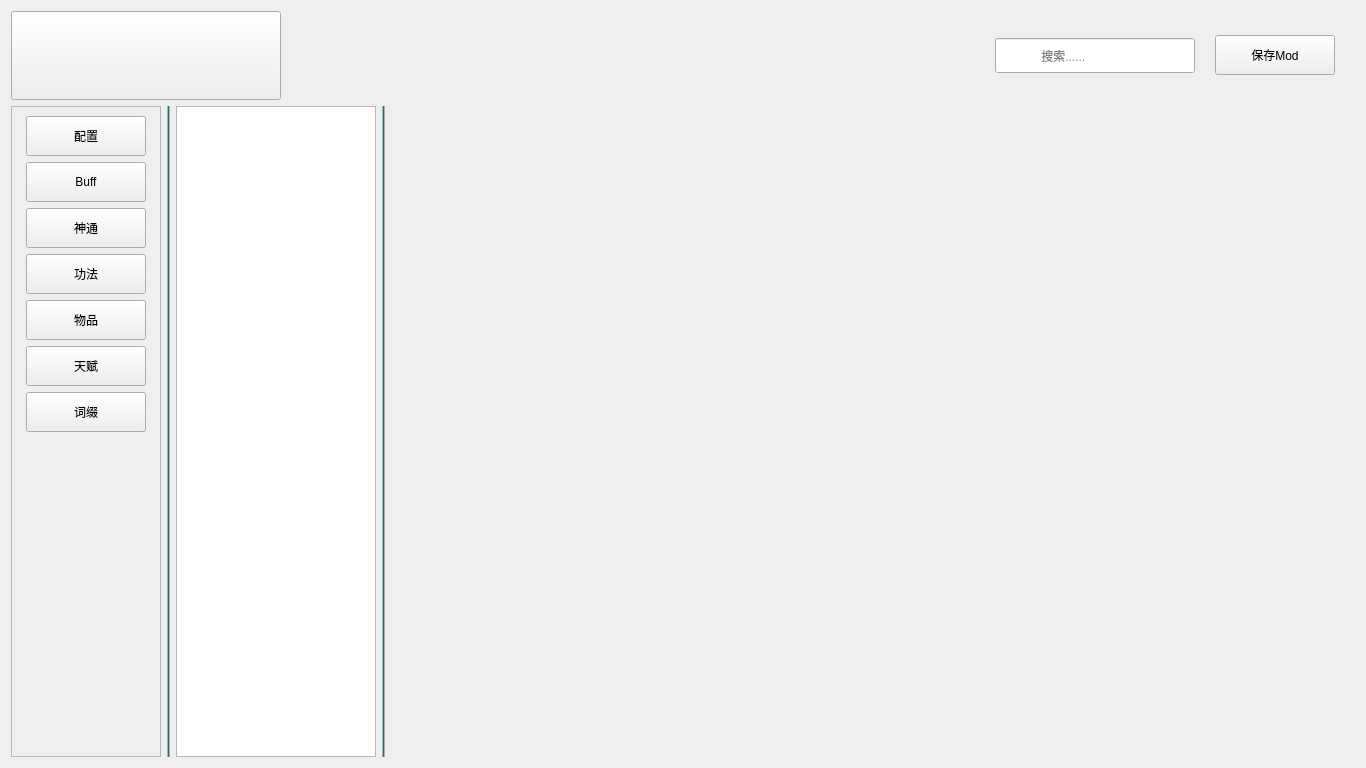
<?xml version="1.0" encoding="UTF-8"?>
<ui version="4.0">
 <class>MakerMainWin</class>
 <widget class="QWidget" name="MakerMainWin">
  <property name="geometry">
   <rect>
    <x>0</x>
    <y>0</y>
    <width>1366</width>
    <height>768</height>
   </rect>
  </property>
  <property name="minimumSize">
   <size>
    <width>1366</width>
    <height>768</height>
   </size>
  </property>
  <property name="maximumSize">
   <size>
    <width>1366</width>
    <height>768</height>
   </size>
  </property>
  <property name="windowTitle">
   <string>Form</string>
  </property>
  <layout class="QGridLayout" name="gridLayout">
   <item row="0" column="0" colspan="5">
    <layout class="QHBoxLayout" name="horizontalLayout">
     <property name="spacing">
      <number>20</number>
     </property>
     <property name="rightMargin">
      <number>20</number>
     </property>
     <item>
      <widget class="QPushButton" name="m_pBtnBack">
       <property name="minimumSize">
        <size>
         <width>270</width>
         <height>89</height>
        </size>
       </property>
       <property name="maximumSize">
        <size>
         <width>270</width>
         <height>89</height>
        </size>
       </property>
       <property name="styleSheet">
        <string notr="true"/>
       </property>
       <property name="text">
        <string/>
       </property>
       <property name="ButtonColor" stdset="0">
        <string>Back</string>
       </property>
      </widget>
     </item>
     <item>
      <widget class="QLabel" name="m_pLabInfo">
       <property name="minimumSize">
        <size>
         <width>500</width>
         <height>35</height>
        </size>
       </property>
       <property name="maximumSize">
        <size>
         <width>500</width>
         <height>35</height>
        </size>
       </property>
       <property name="text">
        <string/>
       </property>
      </widget>
     </item>
     <item>
      <spacer name="horizontalSpacer">
       <property name="orientation">
        <enum>Qt::Horizontal</enum>
       </property>
       <property name="sizeHint" stdset="0">
        <size>
         <width>40</width>
         <height>20</height>
        </size>
       </property>
      </spacer>
     </item>
     <item>
      <widget class="QLineEdit" name="m_pLEdtSearch">
       <property name="minimumSize">
        <size>
         <width>200</width>
         <height>35</height>
        </size>
       </property>
       <property name="maximumSize">
        <size>
         <width>200</width>
         <height>35</height>
        </size>
       </property>
       <property name="placeholderText">
        <string>             搜索......</string>
       </property>
       <property name="LineEditType" stdset="0">
        <string>Search</string>
       </property>
      </widget>
     </item>
     <item>
      <widget class="QPushButton" name="m_pBtnSaveMod">
       <property name="minimumSize">
        <size>
         <width>120</width>
         <height>40</height>
        </size>
       </property>
       <property name="maximumSize">
        <size>
         <width>120</width>
         <height>40</height>
        </size>
       </property>
       <property name="text">
        <string>保存Mod</string>
       </property>
       <property name="ButtonColor" stdset="0">
        <string>blue</string>
       </property>
      </widget>
     </item>
    </layout>
   </item>
   <item row="1" column="0">
    <widget class="QScrollArea" name="scrollArea">
     <property name="minimumSize">
      <size>
       <width>150</width>
       <height>0</height>
      </size>
     </property>
     <property name="maximumSize">
      <size>
       <width>150</width>
       <height>16777215</height>
      </size>
     </property>
     <property name="widgetResizable">
      <bool>true</bool>
     </property>
     <property name="ButtonColor" stdset="0">
      <string>Back</string>
     </property>
     <widget class="QWidget" name="scrollAreaWidgetContents">
      <property name="geometry">
       <rect>
        <x>0</x>
        <y>0</y>
        <width>148</width>
        <height>651</height>
       </rect>
      </property>
      <layout class="QGridLayout" name="gridLayout_2">
       <item row="0" column="0">
        <widget class="QToolButton" name="m_pTBtnCfg">
         <property name="minimumSize">
          <size>
           <width>120</width>
           <height>40</height>
          </size>
         </property>
         <property name="maximumSize">
          <size>
           <width>120</width>
           <height>40</height>
          </size>
         </property>
         <property name="text">
          <string>配置</string>
         </property>
         <property name="checkable">
          <bool>true</bool>
         </property>
        </widget>
       </item>
       <item row="1" column="0">
        <widget class="QToolButton" name="m_pTBtnBuff">
         <property name="minimumSize">
          <size>
           <width>120</width>
           <height>40</height>
          </size>
         </property>
         <property name="maximumSize">
          <size>
           <width>120</width>
           <height>40</height>
          </size>
         </property>
         <property name="text">
          <string>Buff</string>
         </property>
         <property name="checkable">
          <bool>true</bool>
         </property>
        </widget>
       </item>
       <item row="2" column="0">
        <widget class="QToolButton" name="m_pTBtnSkill">
         <property name="minimumSize">
          <size>
           <width>120</width>
           <height>40</height>
          </size>
         </property>
         <property name="maximumSize">
          <size>
           <width>120</width>
           <height>40</height>
          </size>
         </property>
         <property name="text">
          <string>神通</string>
         </property>
         <property name="checkable">
          <bool>true</bool>
         </property>
        </widget>
       </item>
       <item row="3" column="0">
        <widget class="QToolButton" name="m_pTBtnStaticSkill">
         <property name="minimumSize">
          <size>
           <width>120</width>
           <height>40</height>
          </size>
         </property>
         <property name="maximumSize">
          <size>
           <width>120</width>
           <height>40</height>
          </size>
         </property>
         <property name="text">
          <string>功法</string>
         </property>
         <property name="checkable">
          <bool>true</bool>
         </property>
        </widget>
       </item>
       <item row="4" column="0">
        <widget class="QToolButton" name="m_pTBtnItem">
         <property name="minimumSize">
          <size>
           <width>120</width>
           <height>40</height>
          </size>
         </property>
         <property name="maximumSize">
          <size>
           <width>120</width>
           <height>40</height>
          </size>
         </property>
         <property name="text">
          <string>物品</string>
         </property>
         <property name="checkable">
          <bool>true</bool>
         </property>
        </widget>
       </item>
       <item row="5" column="0">
        <widget class="QToolButton" name="m_pTBtnTianFu">
         <property name="minimumSize">
          <size>
           <width>120</width>
           <height>40</height>
          </size>
         </property>
         <property name="maximumSize">
          <size>
           <width>120</width>
           <height>40</height>
          </size>
         </property>
         <property name="text">
          <string>天赋</string>
         </property>
         <property name="checkable">
          <bool>true</bool>
         </property>
        </widget>
       </item>
       <item row="6" column="0">
        <widget class="QToolButton" name="m_pTBtnCiZhui">
         <property name="minimumSize">
          <size>
           <width>120</width>
           <height>40</height>
          </size>
         </property>
         <property name="maximumSize">
          <size>
           <width>120</width>
           <height>40</height>
          </size>
         </property>
         <property name="text">
          <string>词缀</string>
         </property>
         <property name="checkable">
          <bool>true</bool>
         </property>
        </widget>
       </item>
       <item row="7" column="0">
        <spacer name="verticalSpacer">
         <property name="orientation">
          <enum>Qt::Vertical</enum>
         </property>
         <property name="sizeHint" stdset="0">
          <size>
           <width>20</width>
           <height>308</height>
          </size>
         </property>
        </spacer>
       </item>
      </layout>
     </widget>
    </widget>
   </item>
   <item row="1" column="1">
    <widget class="Line" name="line">
     <property name="styleSheet">
      <string notr="true">border: none;
max-width: 3px;
background-color: qlineargradient(x1:0, y1:0, x2:1, y2:0,stop:0 rgba(101,143,137,50),stop:0.5 rgba(50,105,108,255),stop:1 rgba(101,143,137,50));</string>
     </property>
     <property name="orientation">
      <enum>Qt::Vertical</enum>
     </property>
    </widget>
   </item>
   <item row="1" column="2">
    <widget class="QTableWidget" name="m_pTableFun">
     <property name="minimumSize">
      <size>
       <width>200</width>
       <height>0</height>
      </size>
     </property>
     <property name="maximumSize">
      <size>
       <width>200</width>
       <height>16777215</height>
      </size>
     </property>
     <property name="focusPolicy">
      <enum>Qt::NoFocus</enum>
     </property>
     <property name="verticalScrollBarPolicy">
      <enum>Qt::ScrollBarAsNeeded</enum>
     </property>
     <property name="horizontalScrollBarPolicy">
      <enum>Qt::ScrollBarAlwaysOff</enum>
     </property>
     <property name="selectionMode">
      <enum>QAbstractItemView::SingleSelection</enum>
     </property>
     <property name="selectionBehavior">
      <enum>QAbstractItemView::SelectRows</enum>
     </property>
     <attribute name="horizontalHeaderVisible">
      <bool>false</bool>
     </attribute>
     <attribute name="horizontalHeaderStretchLastSection">
      <bool>true</bool>
     </attribute>
     <attribute name="verticalHeaderVisible">
      <bool>false</bool>
     </attribute>
    </widget>
   </item>
   <item row="1" column="3">
    <widget class="Line" name="line_2">
     <property name="styleSheet">
      <string notr="true">border: none;
max-width: 3px;
background-color: qlineargradient(x1:0, y1:0, x2:1, y2:0,stop:0 rgba(101,143,137,50),stop:0.5 rgba(50,105,108,255),stop:1 rgba(101,143,137,50));</string>
     </property>
     <property name="orientation">
      <enum>Qt::Vertical</enum>
     </property>
    </widget>
   </item>
   <item row="1" column="4">
    <widget class="QStackedWidget" name="m_pStackWgt"/>
   </item>
  </layout>
 </widget>
 <resources/>
 <connections/>
</ui>
